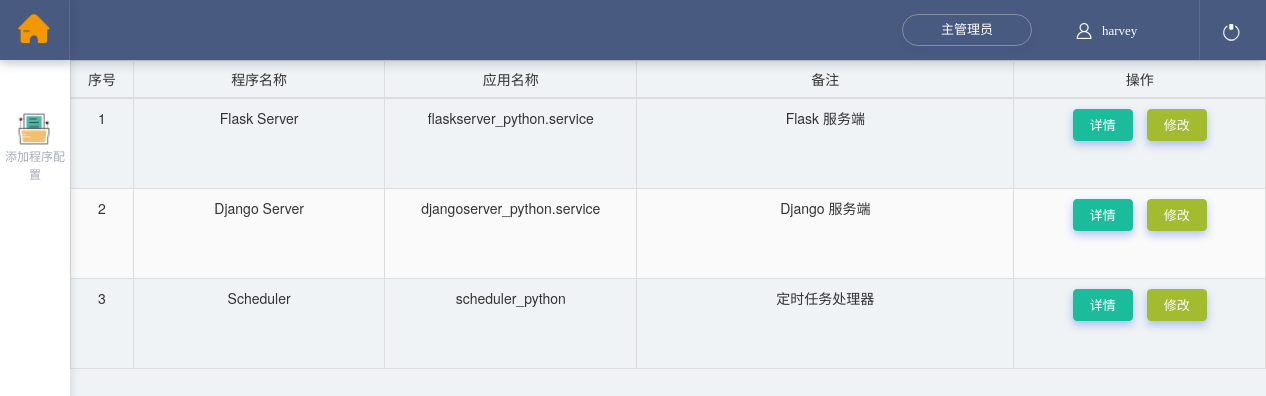
Screenshot of /manage/index/ (signed in) with the database file from the repository.
### app/models.py (models this page shows)
class Program(models.Model):
	id = models.AutoField(primary_key=True)
	create_date = models.DateTimeField('创建日期', default=timezone.now)
	system_name = models.CharField(max_length=50)
	prog_name = models.CharField(max_length=100)
	remark = models.CharField(max_length=255)

### app/views.py (the view)
	@staticmethod
	def index(request):
		user = request.user
		if user.is_authenticated:
			program_list = Program.objects.all()
			return render(request, 'a_index.html', locals())
		else:
			return HttpResponseRedirect(root_url + '/login/')

### ServerManage/global_setting.py (called while the page is built)
def global_setting(request):
	setting = {
		'NORMAL_TITLE': '服务管理系统',
		'ICP_NO': '粤ICP备2021161430号-1',
		'root_url': '/manage',  # 用于html引用
		'root_url2': 'manage/',  # 用于urls.py
	}
	return setting

### app/templates/a_index.html (shortened to what this page needs)
<!DOCTYPE html>
<html lang="zh-CN">
    <head>
        {% load static %}
        {% include 'a_base_css.html' %}
    </head>
    <body ng-app="app" id="app" ng-controller="AppCtrl" class="ng-scope">
        {% include 'a_base_nav.html' %}
        {% include 'a_base_menu.html' %}
        <div id="dowebok" style="padding-left:70px;margin-top:60px;">
            <div ng-view="" class="ng-scope">
                <div class="main ng-scope" ng-controller="OverViewCtrl">
                    <table class="table table-hover table-bordered table-responsive">
                        <thead>
                            <tr align="center">
                                <td style="width: 50px">序号</td>
                                <td style="width: 200px">程序名称</td>
                                <td style="width: 200px">应用名称</td>
                                <td style="width: 300px">备注</td>
                                <td style="width: 200px">操作</td>
                            </tr>
                        </thead>
                        <tbody>
                            {% for program_item in program_list %}
                                <tr valign="middle" align="center" style="height: 90px">
                                    <td>{{ program_item.id }}</td>
                                    <td>{{ program_item.prog_name }}</td>
                                    <td>{{ program_item.system_name }}</td>
                                    <td>{{ program_item.remark }}</td>
                                    <td>
                                        <div class="">
                                            <a href="{{ root_url }}/program_status/{{ program_item.id }}/" class="btn btn-primary" style="background-color: #1abc9c;border-color: #1abc9c;margin-top: 5px;position: relative">详情</a>
                                            <a href="{{ root_url }}/program_update/{{ program_item.id }}/" class="btn btn-primary" style="background-color: #a3bc2f;border-color: #a3bc2f;margin-top: 5px;position: relative">修改</a>
                                        </div>
                                    </td>
                                </tr>
                            {% endfor %}
                        </tbody>
                    </table>
                </div>
            </div>
        </div>
    </body>
</html>

### app/templates/a_base_css.html (shortened to what this page needs)
{% load static %}
<link rel="stylesheet" href="{% static 'css/bootstrap.min.css' %}">
<link rel="stylesheet" href="{% static 'css/base.css' %}">
<link rel="stylesheet" href="{% static 'css/register.css' %}">
<link rel="stylesheet" href="{% static 'css/iconfont.css' %}">
<link rel="stylesheet" href="{% static 'css/bootstrap-select.min.css' %}">
<link rel="stylesheet" href="{% static 'css/bug_work.css' %}">
<link rel="stylesheet" href="{% static 'css/question_model.css' %}">
<link rel="stylesheet" href="{% static 'css/addUser_defect_v4.css' %}">
<link rel="stylesheet" href="{% static 'css/animate.css' %}">
<link rel="stylesheet" href="{% static 'css/login.css' %}">

### app/templates/a_base_nav.html (shortened to what this page needs)
{% load static %}
<nav class="navbar navbar-inverse ng-scope" ng-controller="HeaderCtrl">
    <div class="container-fluid">
         <div class="navbar-header">
            <a class="logo_img" href="{{ root_url }}/index/"><img src="{% static 'pic/zhuye2333.png' %}" alt="" class="logo"></a>
        </div>
        <div class="head_nav">
            <ol class="nav_list">
                <li ng-show="bugRuleStatus==0 &amp;&amp; !demoAccount" class="">
                    <font  class="automation" data-ng-click="gotoRulePage()">{{ request.user.last_name}}</font>
                </li>
                <li class="navbar-nav" ng-show="!demoAccount">
                    <i class="nav_icon2 iconfont" data-toggle="dropdown" role="button" aria-haspopup="true" aria-expanded="false"></i>
                    <a href="{{ root_url }}/user_show/{{ request.user.id}}/" style="color: #fff;" class="dropdown-toggle" data-toggle="dropdown" role="button" aria-haspopup="true" aria-expanded="false"><span ng-bind="userName" class="ng-binding">{{ request.user.first_name}}</span></a>
                </li>
                <li class="li_03" data-ng-click="gotoNoitce()">
                    <a href="{{ root_url }}/logout/"><img src="{% static 'pic/exit65.png' %}" ></a>
                </li>
            </ol>
        </div>
    </div>
</nav>

### app/templates/a_base_menu.html
{% load static %}
<div class="nav_cont flex-container" style="display: block;">
    <ul class="nav-stacked" id="menu">
        <li class="flex-item">
            <a href="{{ root_url }}/program_add/"  class="actived">
                <img src="{% static 'pic/xiangmu.png' %}" style=' width:38px;position: relative;left: 15px'>添加程序配置</a>
        </li>
    </ul>
</div>

### static/css/register.css (style rules this page uses)
body { font-family: "PingFang SC", "Helvetica Neue", Helvetica, "Hiragino Sans GB", STHeitiSC-Light, "Microsoft YaHei", "微软雅黑", Arial, sans-serif; }

### rows the page displays
Program: id "1", prog_name "Flask Server", system_name "flaskserver_python.service", remark "Flask 服务端"
Program: id "2", prog_name "Django Server", system_name "djangoserver_python.service", remark "Django 服务端"
Program: id "3", prog_name "Scheduler", system_name "scheduler_python", remark "定时任务处理器"

### other values shown
{{ request.user.last_name }} "主管理员"
{{ request.user.first_name }} "harvey"
